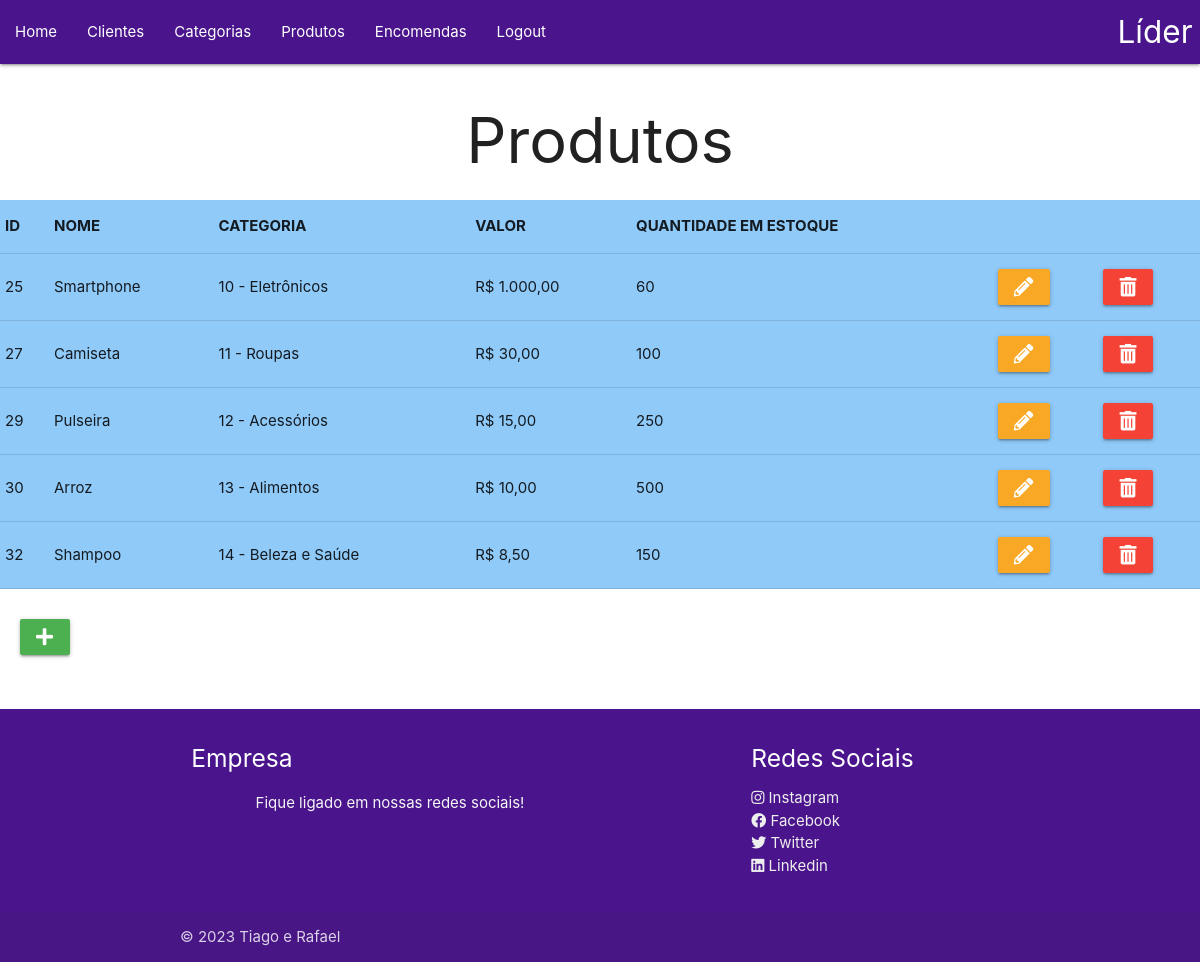
Before: /VIEW/produto/listarProdutos.php (signed in) with the older database file.
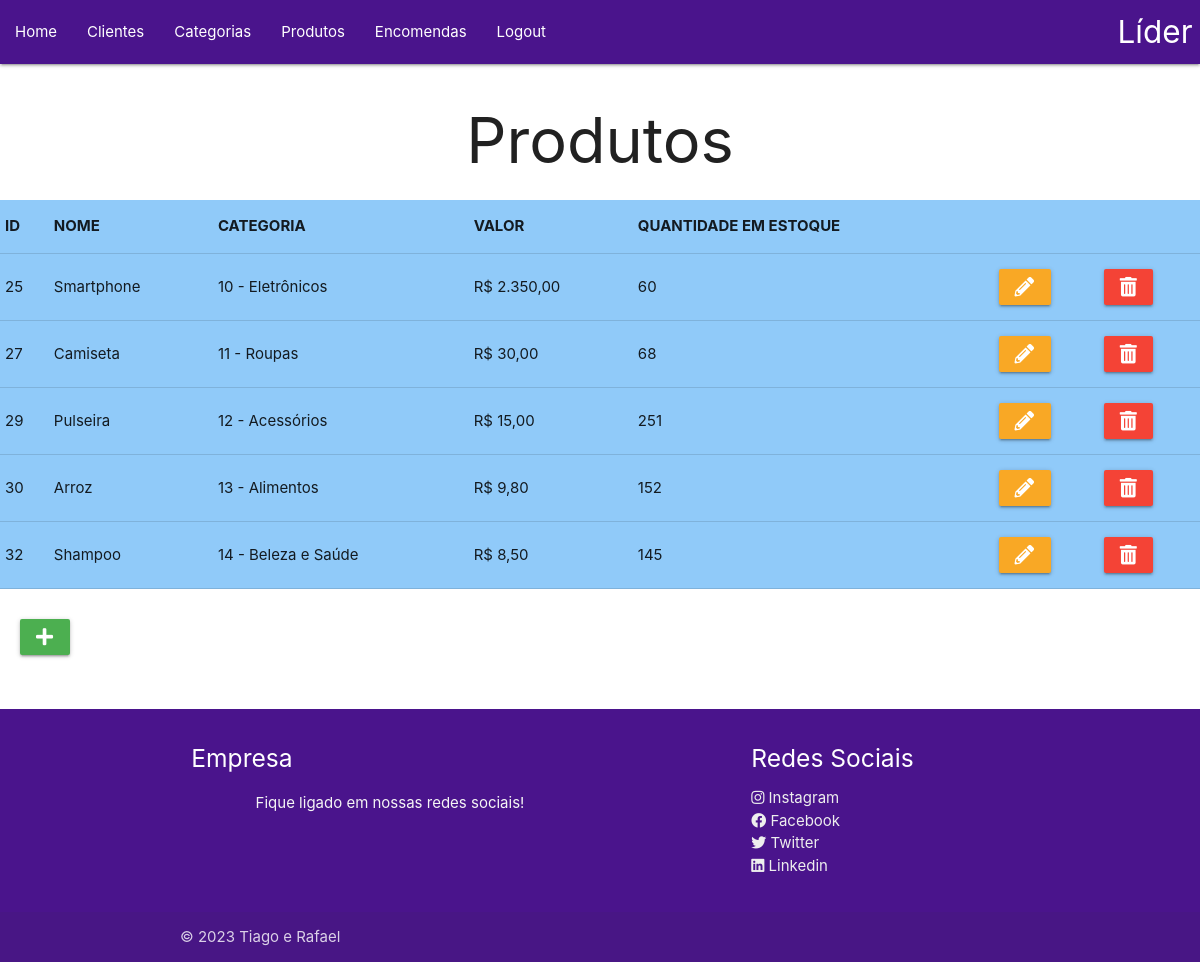
After: the same page with the newer database file.
### tables this page shows
CREATE TABLE `produto` (
  `id` int(11) NOT NULL,
  `nome` varchar(35) NOT NULL,
  `id_categoria` int(11) NOT NULL,
  `valor` float NOT NULL,
  `qntd_estoque` int(11) NOT NULL
);

CREATE TABLE `categoria` (
  `id` int(11) NOT NULL,
  `descricao` varchar(35) NOT NULL
);

### DAL/dalProduto.php (called while the page is built, shortened)
<?php
include_once 'C:\xampp\htdocs\empresa\MODEL\Produto.php';
class dalProduto {
    public function Select() {
        $con = Conexao::conectar();
        $sql = 'SELECT * FROM produto;';
        $result = $con->query($sql);
        foreach ($result as $linha) {
            $produto = new \MODEL\Produto();
            $produto->setId($linha['id']);
            $produto->setNome($linha['nome']);
            $produto->setIdCategoria($linha['id_categoria']);
            $produto->setValor($linha['valor']);
            $produto->setQuantidadeEstoque($linha['qntd_estoque']);
            $lstProdutos[] = $produto;
        }
        return $lstProdutos;
    }
}

### BLL/bllProduto.php (called while the page is built, shortened)
<?php
include_once "../../DAL/dalProduto.php";
class bllProduto {
    public function Select(){
        $dal = new \DAL\dalProduto();
        return $dal->Select();
    }
}
?>

### MODEL/Produto.php (called while the page is built, shortened)
<?php
class Produto {
    private ?int $id;
    private ?string $nome;
    private ?int $idCategoria;
    private ?float $valor;
    private ?int $quantidadeEstoque;
    public function __construct(?int $id = null, ?string $nome = null, ?int $idCategoria = null, ?float $valor = null, ?int $quantidadeEstoque = null) {
        $this->id = $id;
        $this->nome = $nome;
        $this->idCategoria = $idCategoria;
        $this->valor = $valor;
        $this->quantidadeEstoque = $quantidadeEstoque;
    }
    public function getId(): ?int {
        return $this->id;
    }
    public function setId(?int $id): void {
        $this->id = $id;
    }
    public function getNome(): ?string {
        return $this->nome;
    }
    public function setNome(?string $nome): void {
        $this->nome = $nome;
    }
    public function getIdCategoria(): ?int {
        return $this->idCategoria;
    }
    public function setIdCategoria(?int $idCategoria): void {
        $this->idCategoria = $idCategoria;
    }
    public function getValor(): ?float {
        return $this->valor;
    }
    public function setValor(?float $valor): void {
        $this->valor = $valor;
    }
    public function getQuantidadeEstoque(): ?int {
        return $this->quantidadeEstoque;
    }
    public function setQuantidadeEstoque(?int $quantidadeEstoque): void {
        $this->quantidadeEstoque = $quantidadeEstoque;
    }
}
?>

### DAL/dalCategoria.php (called while the page is built, shortened)
<?php
    include_once 'C:\xampp\htdocs\empresa\MODEL\Categoria.php';
    class dalCategoria {
        public function SelectID(int $id){
            $sql = "select * from categoria where id=?;";
            $pdo = Conexao::conectar();
            $query = $pdo->prepare($sql);
            $query->execute (array($id));
            $linha = $query->fetch(\PDO::FETCH_ASSOC);
            $categoria = new \MODEL\Categoria();
            $categoria->setId($linha['id']);
            $categoria->setDescricao($linha['descricao']);
            return $categoria;
        }
    }

### BLL/bllCategoria.php (called while the page is built, shortened)
<?php
    include_once "../../DAL/dalCategoria.php";
    class bllCategoria {
        public function SelectID (int $id){
            $dal = new \DAL\dalCategoria();
            return $dal->SelectID($id);
        }
    }
?>

### MODEL/Categoria.php (called while the page is built, shortened)
<?php
class Categoria {
    private ?string $descricao;
    public function __construct(?int $id = null, ?string $descricao = null) {
        $this->descricao = $descricao;
    }
    public function getDescricao(): ?string {
        return $this->descricao;
    }
    public function setDescricao(?string $descricao): void {
        $this->descricao = $descricao;
    }
}
?>

### VIEW/produto/listarProdutos.php (the view, shortened to what the changed rows need)
<?php
include_once 'C:\xampp\htdocs\empresa\BLL\bllProduto.php';
include_once 'C:\xampp\htdocs\empresa\BLL\bllCategoria.php';
$bllProduto = new \BLL\bllProduto();
$lstProduto = $bllProduto->Select();
$bllCategoria = new \BLL\bllCategoria();
?>
<!DOCTYPE html>
<html lang="pt-br">
<head>
    <link rel="stylesheet" href="https://cdnjs.cloudflare.com/ajax/libs/materialize/1.0.0/css/materialize.min.css">
    <link rel="stylesheet" href="https://cdnjs.cloudflare.com/ajax/libs/font-awesome/5.15.3/css/all.min.css">
</head>
<body>
    <?php include_once '../menu.php'; ?>
    <h1 class="center">Produtos</h1>
    <table class="highlight blue lighten-3">
        <tr>
            <th>ID</th>
            <th>NOME</th>
            <th>CATEGORIA</th>
            <th>VALOR</th>
            <th>QUANTIDADE EM ESTOQUE</th>
        </tr>
        <?php
        foreach ($lstProduto as $produto) {
            $categoria = $bllCategoria->SelectID($produto->getIdCategoria());
        ?>
            <tr>
                <td><?php echo $produto->getId(); ?></td>
                <td><?php echo $produto->getNome(); ?></td>
                <td><?php echo $produto->getIdCategoria() . " - " . $categoria->getDescricao(); ?></td>
                <td>R$ <?php echo number_format($produto->getValor(), 2, ',', '.'); ?></td>
                <td><?php echo $produto->getQuantidadeEstoque(); ?></td>
                <td>
                    <a class="waves-effect waves-light yellow darken-3 btn" onclick="JavaScript:location.href='editarProduto.php?id=' + <?php echo $produto->getId(); ?>">
                        <i class="fas fa-pencil-alt"></i>
                    </a>
                </td>
                <td>
                    <a class="waves-effect waves-light red btn" onclick="JavaScript:remover(<?php echo $produto->getId(); ?>)">
                        <i class="fas fa-trash-alt"></i>
                    </a>
                </td>
            </tr>
        <?php
        }
        ?>
    </table>
    <?php include_once '../rodape.php'; ?>
</body>
</html>

Changed rows visible on the page:
changed produto "Smartphone": valor "1.000,00" → "2.350,00"
changed produto "Camiseta": qntd_estoque "100" → "68"
changed produto "Pulseira": qntd_estoque "250" → "251"
changed produto "Arroz": valor "10,00" → "9,80"; qntd_estoque "500" → "152"
changed produto "Shampoo": qntd_estoque "150" → "145"
